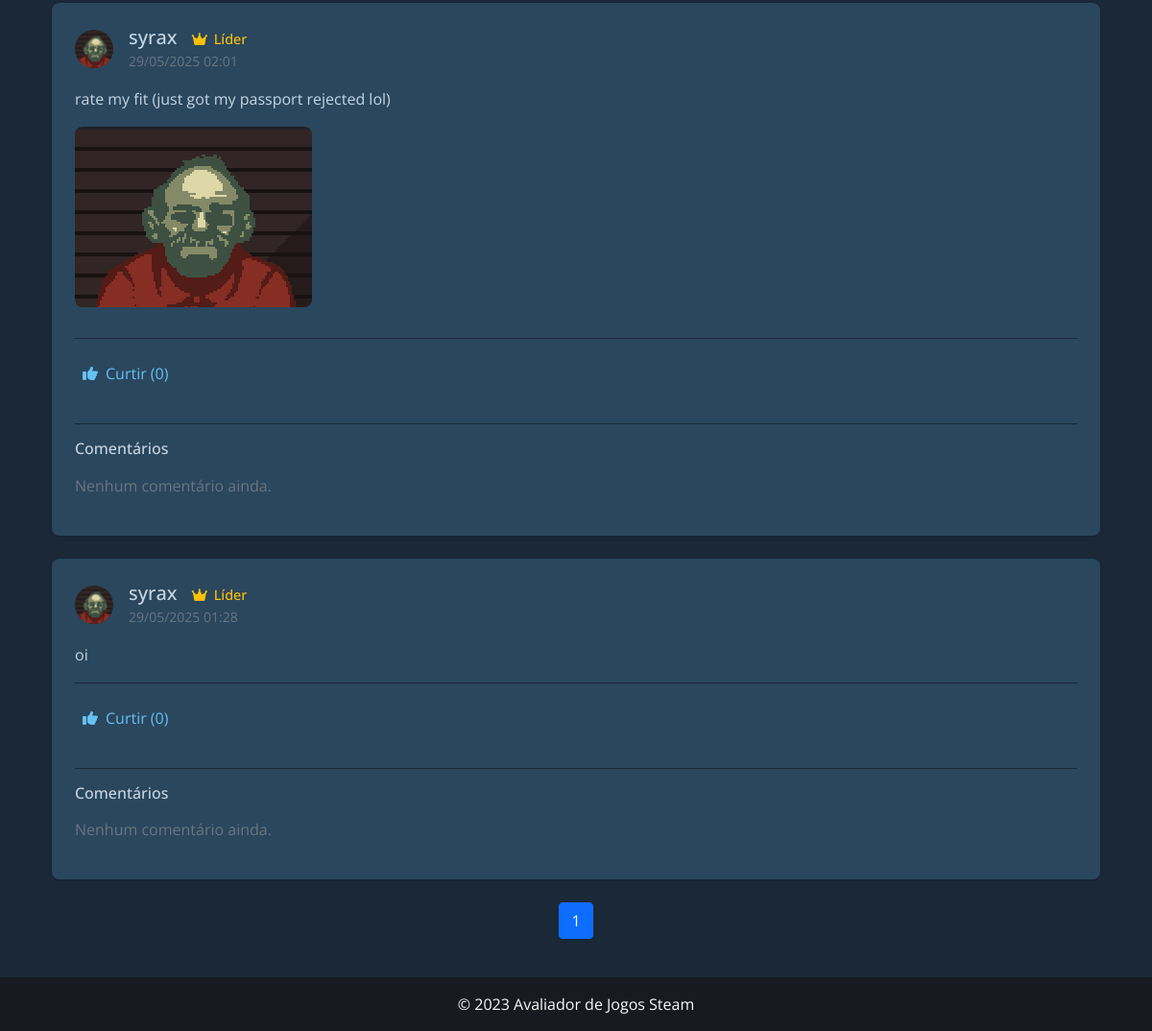
/community/1 (lower part), run on an earlier commit of the app's database.
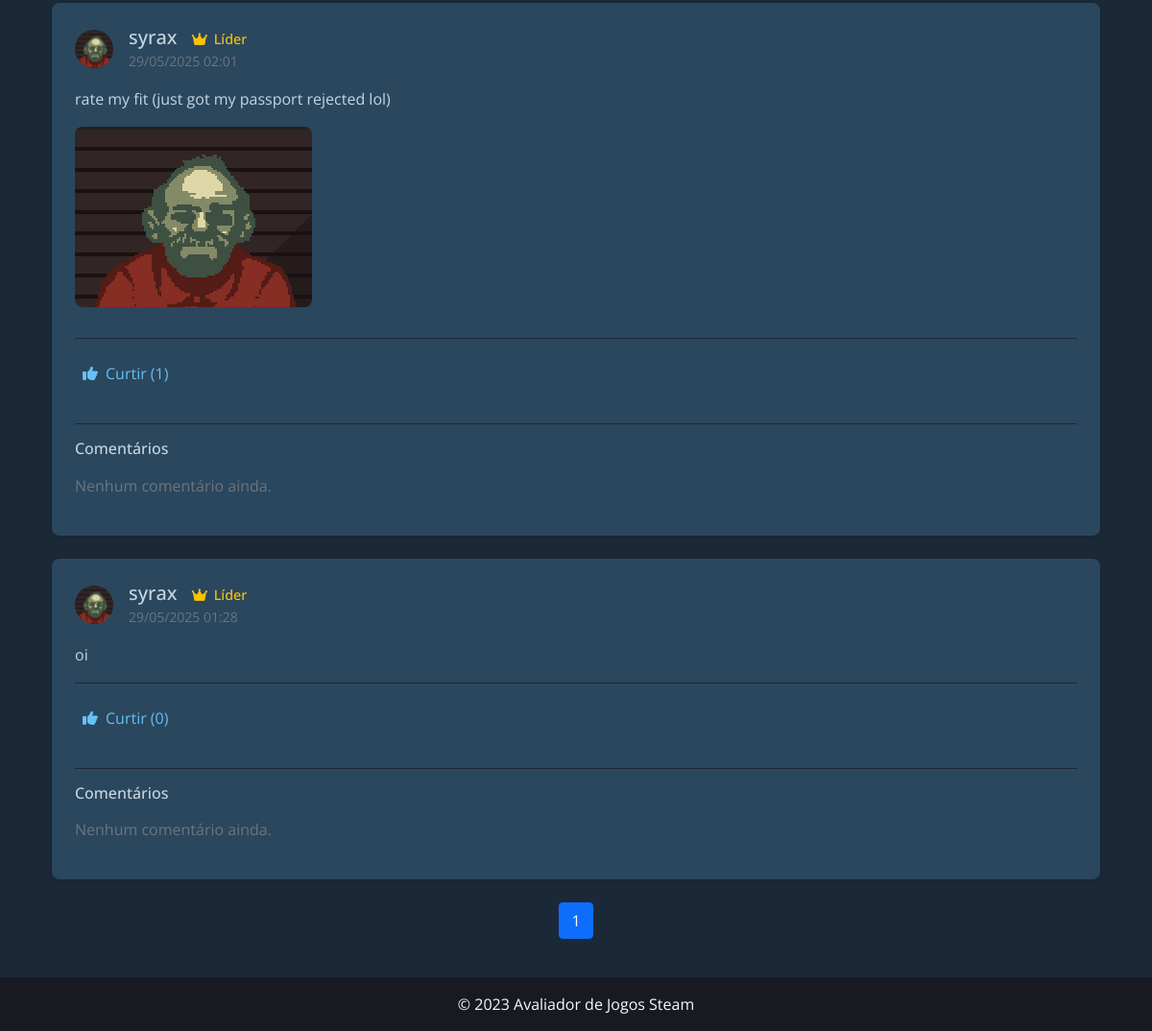
And on a later commit of the database.
### app.py (models this page shows, shortened)
class Post(db.Model):
    id = db.Column(db.Integer, primary_key=True)
    content = db.Column(db.Text, nullable=False)
    media_url = db.Column(db.String(200))
    media_type = db.Column(db.String(10))  # 'image' ou 'video'
    created_at = db.Column(db.DateTime, default=datetime.utcnow)
    user_id = db.Column(db.Integer, db.ForeignKey('user.id'), nullable=False)
    community_id = db.Column(db.Integer, db.ForeignKey('community.id'), nullable=False)
    likes = db.Column(db.Integer, default=0)
    comments = db.relationship('Comment', backref='post', lazy=True)

class User(db.Model, UserMixin):
    id = db.Column(db.Integer, primary_key=True)
    username = db.Column(db.String(20), unique=True, nullable=False)
    email = db.Column(db.String(120), unique=True, nullable=False)
    password_hash = db.Column(db.String(128))
    avatar_url = db.Column(db.String(200), default='static/uploads/default.png')
    bio = db.Column(db.Text)
    favorite_games = db.Column(db.String(500))  # Armazenará IDs dos jogos favoritos separados por vírgula
    reviews = db.relationship('Review', backref='author', lazy=True)
    posts = db.relationship('Post', backref='author', lazy=True)
    comments = db.relationship('Comment', backref='author', lazy=True)
    communities = db.relationship('CommunityMember', backref='user', lazy=True)
    review_responses = db.relationship('ReviewResponse', backref='author', lazy=True)

### app.py (the view)
@app.route('/community/<int:community_id>')
def community_details(community_id):
    community = Community.query.get_or_404(community_id)
    member_count = db.session.query(CommunityMember).filter_by(community_id=community_id).count()
    page = request.args.get('page', 1, type=int)
    sort_by = request.args.get('sort', 'recent') # Padrão: mais recentes
    query = Post.query.filter_by(community_id=community_id)
    if sort_by == 'popular':
        query = query.order_by(Post.likes.desc(), Post.created_at.desc())
    else: # 'recent'
        query = query.order_by(Post.created_at.desc())
    posts = query.paginate(page=page, per_page=10) # Paginação
    is_member = False
    if current_user.is_authenticated:
        is_member = CommunityMember.query.filter_by(
            user_id=current_user.id,
            community_id=community_id
        ).first() is not None
    return render_template('community_details.html',
                           community=community,
                           posts=posts,
                           is_member=is_member,
                           member_count=member_count, # Passa a contagem de membros para o template
                           sort_by=sort_by)

### templates/community_details.html (shortened to what this page needs)
{% extends "base.html" %}
{% block extra_css %}
<link rel="stylesheet" href="{{ url_for('static', filename='css/community.css') }}">
{% endblock %}
{% block content %}
<div class="container community-page">
    <div class="posts">
        {% for post in posts.items %}
            <div class="post-card">
                <div class="post-header">
                    <img src="{{ url_for('static', filename=post.author.avatar_url) }}" alt="{{ post.author.username }}" class="post-author-avatar">
                    <div>
                        <h5 class="post-author-name" data-post-author-id="{{ post.user_id }}" data-community-creator-id="{{ community.creator_id }}">
                            <a href="{{ url_for('profile', username=post.author.username) }}">{{ post.author.username }}</a>
                            {% if post.author.id == community.creator_id %}
                                <span class="community-leader"><i class="fas fa-crown"></i> Líder</span>
                            {% endif %}
                        </h5>
                        <small class="text-muted">{{ post.created_at.strftime('%d/%m/%Y %H:%M') }}</small>
                    </div>
                </div>
                <div class="post-content">
                    {{ post.content }}
                </div>
                {% if post.media_url %}
                    {% if post.media_type == 'image' %}
                        <img src="{{ url_for('static', filename=post.media_url) }}" alt="Mídia do post" class="post-media">
                    {% elif post.media_type == 'video' %}
                        <video src="{{ url_for('static', filename=post.media_url) }}" controls class="post-media"></video>
                    {% endif %}
                {% endif %}
                <div class="post-actions">
                    <form action="{{ url_for('like_post', post_id=post.id) }}" method="post" class="d-inline">
                        <button type="submit" class="post-action-btn">
                            <i class="fas fa-thumbs-up"></i> Curtir ({{ post.likes }})
                        </button>
                    </form>
                </div>
                <div class="comments-section">
                    <h6 class="mb-3">Comentários</h6>
                    {% for comment in post.comments %}
                        <div class="comment" data-comment-author-id="{{ comment.user_id }}">
                            <div class="comment-author d-flex align-items-center mb-2">
                                <div class="author-info">
                                    <a href="{{ url_for('profile', username=comment.author.username) }}" class="author-name">
                                        <img src="{{ url_for('static', filename=comment.author.avatar_url) }}" alt="{{ comment.author.username }}" class="comment-author-avatar">
                                        {{ comment.author.username }}
                                    </a>
                                </div>
                            </div>
                            <div class="comment-content">
                                {{ comment.content }}
                            </div>
                            <small class="text-muted">{{ comment.created_at.strftime('%d/%m/%Y %H:%M') }}</small>
                            {% if current_user.is_authenticated and current_user.id == comment.user_id %}
                            <form action="{{ url_for('delete_comment', comment_id=comment.id) }}" method="post" class="d-inline delete-form">
                                <button type="submit" class="btn btn-danger btn-sm ms-2 delete-comment-btn">
                                    <i class="fas fa-trash-alt"></i> Apagar
                                </button>
                            </form>
                            {% endif %}
                        </div>
                    {% else %}
                        <p class="text-muted">Nenhum comentário ainda.</p>
                    {% endfor %}
                </div>
            </div>
        {% else %}
            <div class="alert alert-info">
                <i class="fas fa-info-circle me-2"></i> Nenhuma postagem ainda. Seja o primeiro a compartilhar algo!
            </div>
        {% endfor %}
    </div>
    <nav aria-label="Navegação de páginas">
        <ul class="pagination justify-content-center">
            {% for page_num in posts.iter_pages(left_edge=1, right_edge=1, left_current=1, right_current=2) %}
                {% if page_num %}
                    {% if posts.page == page_num %}
                        <li class="page-item active" aria-current="page">
                            <a class="page-link" href="{{ url_for('community_details', community_id=community.id, page=page_num, sort=sort_by) }}">{{ page_num }}</a>
                        </li>
                    {% else %}
                        <li class="page-item">
                            <a class="page-link" href="{{ url_for('community_details', community_id=community.id, page=page_num, sort=sort_by) }}">{{ page_num }}</a>
                        </li>
                    {% endif %}
                {% else %}
                    <li class="page-item disabled">
                        <a class="page-link" href="#">...</a>
                    </li>
                {% endif %}
            {% endfor %}
        </ul>
    </nav>
</div>
{% endblock %}

### templates/base.html (shortened to what this page needs)
<!DOCTYPE html>
<html lang="pt-BR">
<head>
    <link href="https://cdn.jsdelivr.net/npm/bootstrap@5.1.3/dist/css/bootstrap.min.css" rel="stylesheet">
    <link rel="stylesheet" href="https://cdnjs.cloudflare.com/ajax/libs/font-awesome/6.0.0-beta3/css/all.min.css">
    <link rel="stylesheet" href="{{ url_for('static', filename='css/style.css') }}">
    {% block extra_css %}{% endblock %}
</head>
<body>
    <main class="container py-4">
        {% block content %}{% endblock %}
    </main>
    <footer class="py-3 text-center text-light">
        <div class="container">
            <p class="mb-0">© 2023 Avaliador de Jogos Steam </p>
        </div>
    </footer>
</body>
</html>

### static/css/style.css (style rules this page uses)
body { background-color: #1b2838; color: #c7d5e0; font-family: 'Open Sans', sans-serif; min-height: 100vh; display: flex; flex-direction: column; }
footer { background-color: #171a21; margin-top: auto; }

### static/css/community.css (style rules this page uses)
.post-card { background-color: #2a475e; border-radius: 0.5rem; padding: 1.5rem; margin-bottom: 1.5rem; box-shadow: 0 2px 4px rgba(0, 0, 0, 0.1); transition: transform 0.2s; position: relative; }
.post-header { display: flex; align-items: center; gap: 1rem; margin-bottom: 1rem; }
.post-author-avatar { width: 40px; height: 40px; border-radius: 50%; object-fit: cover; }
.post-author-name { color: #66c0f4; font-weight: 500; margin: 0; }
.post-content { color: #c7d5e0; margin-bottom: 1rem; line-height: 1.6; }
.post-media { max-width: 100%; border-radius: 0.5rem; margin-bottom: 1rem; }
.post-actions { display: flex; gap: 1rem; margin-top: 1rem; padding-top: 1rem; border-top: 1px solid #1b2838; }
.post-action-btn { background: none; border: none; color: #66c0f4; cursor: pointer; display: flex; align-items: center; gap: 0.5rem; padding: 0.5rem; border-radius: 0.25rem; transition: background-color 0.2s; }
.comments-section { margin-top: 2rem; padding-top: 1rem; border-top: 1px solid #1b2838; }
.community-leader { color: #ffc107; font-size: 0.9rem; margin-left: 10px; }
.community-leader i { margin-right: 3px; }
.review-author a, .response-author-name a, .post-author-name a, .community-info h4 a { color: #c7d5e0; text-decoration: none; }

What changed in the data, as far as the page shows it:
changed Post "rate my fit (just got my passport rejected lol)": likes "0" → "1"
